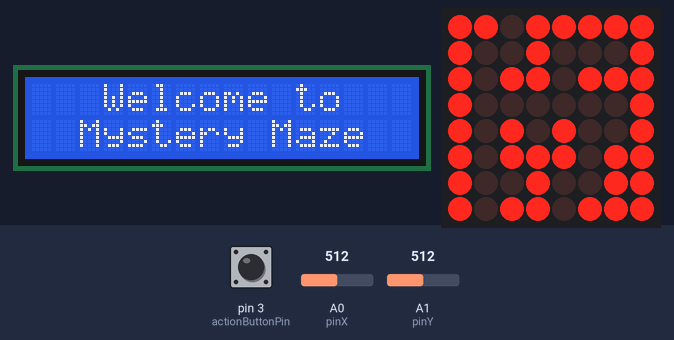
Simulated run of this sketch. Board: Arduino Uno, built with avr-gcc and run on an emulated ATmega328P. On the bench: 16×2 character LCD, 8×8 LED matrix. The test bench sets the inputs (shaded band); at power-on: pin 3 (actionButtonPin) HIGH, A1 (pinY) = 512, A0 (pinX) = 512. Random numbers use the default seed unless the sketch sets one; what the sketch prints to the serial monitor is not drawn.

Above: at 1.2 s.
1.3 s: pin 3 (actionButtonPin) pulled LOW for 3.2 s
At 3.25 s:
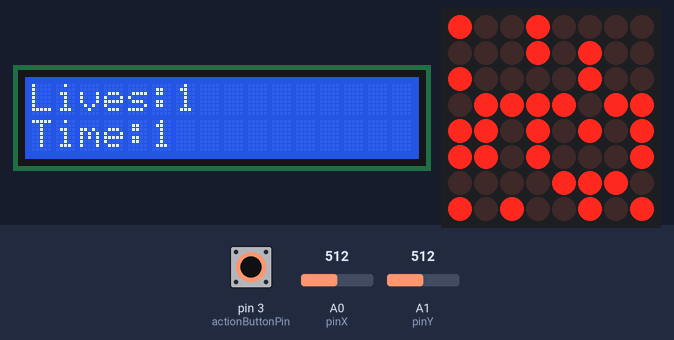
5.1 s: A1 (pinY) set to 65
At 5.81 s:
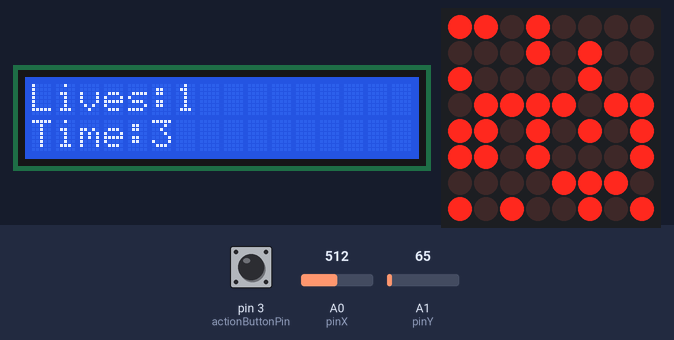
7.2 s: pin 3 (actionButtonPin) pulled LOW for 3.2 s
At 7.88 s:
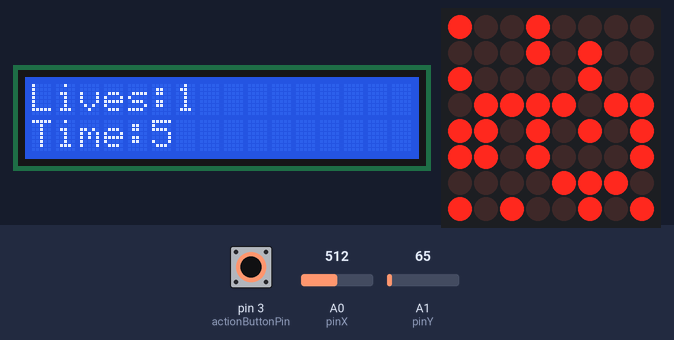
14.0 s: pin 3 (actionButtonPin) pulled LOW for 0.15 s
At 14.5 s:
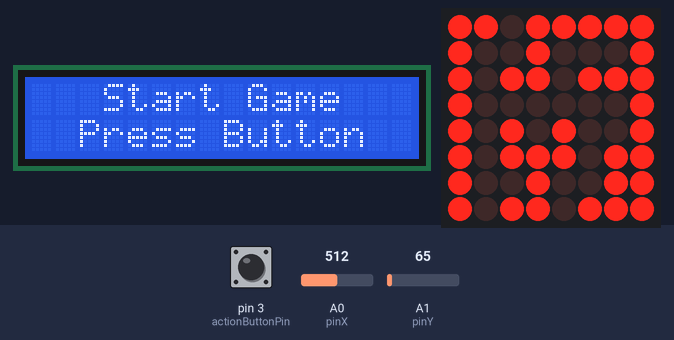

The sketch:

MatrixGame.ino
```cpp
#include "LedControl.h"
#include <LiquidCrystal.h>
#include <EEPROM.h>

const byte rs = 9;
const byte en = 8;
const byte d4 = 7;
const byte d5 = 6;
const byte d6 = 5;
const byte d7 = 4;

LiquidCrystal lcd(rs, en, d4, d5, d6, d7);

const byte pinSW = 2;
const int pinX = A0;
const int pinY = A1;
const int actionButtonPin = 3;

int xValue = 0;
int yValue = 0;
bool joyMoved = false;

//minumum values at which the move from the joystick counts
const int minNeutralThreshold = 350;
const int maxNeutralThreshold = 650;
const int minValueThreshold = 150;
const int maxValueThreshold = 950;


const byte dinPin = 12;
const byte clockPin = 11;
const byte loadPin = 10;

const int matrixSize = 8;
LedControl lc = LedControl(dinPin, clockPin, loadPin, 1);
byte matrixBrightness = 2;

//directions
int directionJoyMoved = -1;
const int up = 0;
const int down = 1;
const int left = 2;
const int right = 3;


int playerPositionRow = -1;
int playerPositionCol = -1;
int bombRow = -1;
int bombCol = -1;

unsigned long currentPlayerMillis = 0;
unsigned long previousPlayerMillis = 0;
const int intervalPlayerBlink = 400;

unsigned long currentBombMillis = 0;
unsigned long previousBombMillis = 0;
const int intervalBombBlink = 100;

unsigned long previousBombExplodeMillis = 0;
const int explodeInterval = 3000;

unsigned long trackCooldown = 0;
unsigned long lastTrackCooldown = 0;
unsigned long momentBombExplode = 0;
const int putBombCooldown = 3500;
const int explosionDissapear = 500;


bool wasActionPressed = 0;
byte isButtonReleasedState = HIGH;

bool bombHasExploded = false;
bool playerAlive = true;

unsigned long lastDebounceTime = 0;
unsigned long debounceDelay = 50;

unsigned long long gameStartTimer;
bool gameStartTimerWasStarted;
unsigned long prevGameStartTimer = 0;
int greetingsMessageShowTime = 3000;


const byte firstRow = 0;
const byte firstCol = 0;

const byte lcdLength = 16;
const byte lcdWidth = 2;

byte gameState;
const byte introState = 0;
const byte startGameState = 1;
const byte settingsGameState = 2;
const byte aboutGameState = 3;
const byte lcdBrightnessState = 4;
const byte matrixBrightnessState = 5;
const byte playGameState = 6;
const byte endGameState = 7;
int lcdIndex = 0;

int delayPress = 1000;
unsigned long actionPressedInMenu = 0;
unsigned long timeBrightChanged = 0;

byte playerLife = 1;
int inGameTime = 0;

unsigned long prevInGameTimer = 0;
unsigned long actionPressedAfterEnd = 0;
unsigned long actionPressedForBack = 0;
const int oneSecond = 1000;
const int halfOneSecond = 500;

bool ok = 1;
bool ok2 = 1;
bool ok3 = 0;


byte matrix[matrixSize][matrixSize] = {
  { 0, 0, 0, 0, 0, 0, 0, 0 },
  { 0, 0, 0, 0, 0, 0, 0, 0 },
  { 0, 0, 0, 0, 0, 0, 0, 0 },
  { 0, 0, 0, 0, 0, 0, 0, 0 },
  { 0, 0, 0, 0, 0, 0, 0, 0 },
  { 0, 0, 0, 0, 0, 0, 0, 0 },
  { 0, 0, 0, 0, 0, 0, 0, 0 },
  { 0, 0, 0, 0, 0, 0, 0, 0 }
};


byte badEndScreen[matrixSize][matrixSize] = {
  { 0, 0, 1, 1, 1, 1, 0, 0 },
  { 0, 1, 0, 0, 0, 0, 1, 0 },
  { 1, 0, 1, 0, 0, 1, 0, 1 },
  { 1, 0, 0, 0, 0, 0, 0, 1 },
  { 1, 0, 1, 1, 1, 1, 0, 1 },
  { 1, 0, 0, 0, 0, 0, 0, 1 },
  { 0, 1, 0, 0, 0, 0, 1, 0 },
  { 0, 0, 1, 1, 1, 1, 0, 0 }
};

byte defaultScreen[matrixSize][matrixSize] = {
  { 1, 1, 0, 1, 1, 1, 1, 1 },
  { 1, 0, 0, 1, 0, 0, 0, 1 },
  { 1, 0, 1, 1, 0, 1, 1, 1 },
  { 1, 0, 0, 0, 0, 0, 0, 1 },
  { 1, 0, 1, 0, 1, 0, 0, 1 },
  { 1, 0, 1, 1, 1, 0, 1, 1 },
  { 1, 0, 0, 1, 0, 0, 1, 1 },
  { 1, 0, 1, 1, 0, 1, 1, 1 }
};

byte settingsScreen[matrixSize][matrixSize] = {
  { 0, 0, 0, 0, 0, 1, 1, 0 },
  { 0, 0, 0, 0, 0, 1, 0, 1 },
  { 0, 0, 0, 0, 1, 1, 1, 1 },
  { 0, 0, 0, 1, 1, 1, 0, 0 },
  { 0, 0, 1, 1, 1, 0, 0, 0 },
  { 1, 1, 1, 1, 0, 0, 0, 0 },
  { 1, 0, 1, 0, 0, 0, 0, 0 },
  { 0, 1, 1, 0, 0, 0, 0, 0 }
};

byte aboutScreen[matrixSize][matrixSize] = {
  { 0, 0, 1, 1, 1, 0, 0, 0 },
  { 0, 1, 1, 1, 1, 1, 0, 0 },
  { 0, 1, 1, 0, 1, 1, 0, 0 },
  { 0, 0, 0, 0, 1, 1, 0, 0 },
  { 0, 0, 0, 1, 1, 1, 0, 0 },
  { 0, 0, 0, 1, 1, 0, 0, 0 },
  { 0, 0, 0, 0, 0, 0, 0, 0 },
  { 0, 0, 0, 1, 1, 0, 0, 0 }
};


void setup() {
  lc.shutdown(0, false);
  lc.setIntensity(0, matrixBrightness);
  lc.clearDisplay(0);

  pinMode(pinSW, INPUT_PULLUP);
  pinMode(actionButtonPin, INPUT_PULLUP);

  lcd.begin(lcdLength, lcdWidth);
  gameState = introState;

  randomSeed(analogRead(0));
  playerPositionRow = firstRow;
  playerPositionCol = firstCol;
  setupRandomTerrain();
  Serial.begin(9600);
}

void loop() {

  xValue = analogRead(pinX);
  yValue = analogRead(pinY);

  moveInMainMenu();
  moveInSettingsMenu();

  Serial.println(gameState);
  switch (gameState) {
    case introState:
      introFunction();
      break;
    case startGameState:
      startGameFunction();
      break;
    case settingsGameState:
      settingsGameFunction();
      break;
    case aboutGameState:
      aboutGameFunction();
      break;
    case playGameState:
      if (playerAlive)
        workingGame();
      break;
    case lcdBrightnessState:
      lcdBrightnessFunction();
      break;
    case matrixBrightnessState:
      matrixBrightnessFunction();
      break;
    case endGameState:
      endGameFunction();
      break;
  }
  if (gameState == introState || gameState == startGameState)
    printMatrix(defaultScreen);

  if (gameState == playGameState) {
    printMatrix(matrix);
  }

  if (gameState == settingsGameState || gameState == lcdBrightnessState || gameState == matrixBrightnessState) {
    printMatrix(settingsScreen);
  }

  if (gameState == endGameState)
    printMatrix(badEndScreen);

  if (gameState == aboutGameState)
    printMatrix(aboutScreen);

  gameStartTimer = millis();
}

void workingGame() {
  playerMove();
  makePlayerBlink();
  readActionButton();
  makeBombBlink();

  lcd.setCursor(lcdIndex, lcdIndex);
  lcd.write("Lives:");
  lcd.setCursor(lcdIndex + 6, lcdIndex);
  lcd.print(playerLife);
  lcd.setCursor(lcdIndex, lcdIndex + 1);
  lcd.write("Time:");
  lcd.setCursor(lcdIndex + 5, lcdIndex + 1);
  lcd.print(inGameTime);
  if (millis() - prevInGameTimer >= oneSecond) {
    inGameTime++;
    prevInGameTimer = millis();
  }
}

void startGameFunction() {
  lcd.setCursor(lcdIndex + 3, lcdIndex);
  lcd.write("Start Game");
  lcd.setCursor(lcdIndex + 2, lcdIndex + 1);
  lcd.write("Press Button");
  readActionButton2();
  if (wasActionPressed && millis() - actionPressedAfterEnd > oneSecond) {
    actionPressedInMenu = millis();
    lcd.clear();
    gameState = playGameState;
    wasActionPressed = false;
  }
}

void introFunction() {
  lcd.setCursor(lcdIndex + 3, lcdIndex);
  lcd.write("Welcome to");
  lcd.setCursor(lcdIndex + 2, lcdIndex + 1);
  lcd.write("Mystery Maze");
  if (gameStartTimer - prevGameStartTimer >= greetingsMessageShowTime) {
    gameState = startGameState;
    lcd.clear();
  }
}

void endGameFunction() {
  if (ok == 1) {
    lcd.clear();
    ok = 0;
  }
  if (!playerAlive)
    lcd.setCursor(lcdIndex + 6, lcdIndex);
  lcd.write("GAME");
  lcd.setCursor(lcdIndex + 6, lcdIndex + 1);
  lcd.write("OVER");
  printMatrix(badEndScreen);
  readActionButton2();
  if (wasActionPressed) {
    //actionPressedInMenu = millis();
    lcd.clear();
    gameState = startGameState;
    playerAlive = true;
    wasActionPressed = false;
    actionPressedAfterEnd = millis();
    /*for (int i = firstRow; i < matrixSize; i++)
      for (int j = firstCol; j < matrixSize; j++)
        matrix[i][j] = LOW;*/

    setupRandomTerrain();
  }
}

void settingsGameFunction() {
  lcd.setCursor(lcdIndex + 4, lcdIndex);
  lcd.write("Settings");
  readActionButton2();
  if (wasActionPressed && millis() - actionPressedForBack >= oneSecond) {
    actionPressedInMenu = millis();
    actionPressedForBack = millis();
    lcd.clear();
    gameState = lcdBrightnessState;
    wasActionPressed = false;
  }
}

void lcdBrightnessFunction() {
  lcd.setCursor(lcdIndex + 1, lcdIndex);
  lcd.write("LCD Brightness");
  lcd.setCursor(lcdIndex, lcdIndex + 1);
  lcd.write("Bright Level: ");
  lcd.print(lcdBrightnessState);
  readActionButton2();
  if (wasActionPressed && millis() - actionPressedForBack > oneSecond) {
    actionPressedForBack = millis();
    lcd.clear();
    gameState = settingsGameState;
    wasActionPressed = false;
  }
}

void matrixBrightnessFunction() {
  lcd.setCursor(lcdIndex, lcdIndex);
  lcd.write("Game Brightness");
  lcd.setCursor(lcdIndex, lcdIndex + 1);
  lcd.write("Bright Level: ");
  lcd.print(matrixBrightness);
  turnUpLowerNumbers();
  lc.setIntensity(0, matrixBrightness);
  readActionButton2();
  if (wasActionPressed && millis() - actionPressedForBack > oneSecond) {
    actionPressedForBack = millis();
    lcd.clear();
    gameState = settingsGameState;
    wasActionPressed = false;
  }
}

void aboutGameFunction() {
  lcd.setCursor(lcdIndex, lcdIndex);
  lcd.write("Game:MysteryMaze");
  lcd.setCursor(lcdIndex, lcdIndex + 1);
  lcd.write("Author: github.com/Beselinho");
}

void makePlayerBlink() {
  currentPlayerMillis = millis();
  if (currentPlayerMillis - previousPlayerMillis >= intervalPlayerBlink) {
    previousPlayerMillis = currentPlayerMillis;
    matrix[playerPositionRow][playerPositionCol] = !matrix[playerPositionRow][playerPositionCol];
    lc.setLed(0, playerPositionRow, playerPositionCol, matrix[playerPositionRow][playerPositionCol]);
  }
}

void makeBombBlink() {
  //readActionButton();
  if (bombRow != -1 && bombCol != -1) {
    currentBombMillis = millis();
    if (currentBombMillis - previousBombMillis >= intervalBombBlink) {
      previousBombMillis = currentBombMillis;
      matrix[bombRow][bombCol] = !matrix[bombRow][bombCol];
      lc.setLed(0, bombRow, bombCol, matrix[bombRow][bombCol]);
    }

    //bomb explosion radius is 3x3 so the moment when the bomb explodes it flashes the spots affected
    if (currentBombMillis - previousBombExplodeMillis >= explodeInterval) {
      previousBombExplodeMillis = currentBombMillis;
      for (int i = bombRow - 1; i <= bombRow + 1; i++)
        for (int j = bombCol - 1; j <= bombCol + 1; j++) {
          matrix[i][j] = HIGH;
          lc.setLed(0, i, j, matrix[i][j]);
        }
      momentBombExplode = millis();
      bombHasExploded = true;
    }
    if (currentBombMillis - momentBombExplode >= explosionDissapear && bombHasExploded == true) {
      momentBombExplode = currentBombMillis;
      for (int i = bombRow - 1; i <= bombRow + 1; i++)
        for (int j = bombCol - 1; j <= bombCol + 1; j++) {
          matrix[i][j] = LOW;
          lc.setLed(0, i, j, matrix[i][j]);  //if player is inside the bomb radius he dies, and bad ending screen appears, game over
          if (i == playerPositionRow && j == playerPositionCol) {
            playerAlive = false;
            gameState = endGameState;
          }
        }
      bombRow = -1;
      bombCol = -1;
      bombHasExploded = false;
    }
  }
}

void moveInMainMenu() {
  if (gameState == startGameState || gameState == settingsGameState || gameState == aboutGameState) {
    if (xValue < minValueThreshold && joyMoved == false) {
      directionJoyMoved = up;
      if (gameState - 1 >= startGameState) {
        gameState -= 1;
        lcd.clear();
      }
      joyMoved = true;
    }
    if (xValue > maxValueThreshold && joyMoved == false) {
      directionJoyMoved = down;
      if (gameState + 1 <= aboutGameState) {
        gameState += 1;
        lcd.clear();
      }
      joyMoved = true;
    }
    if (yValue > minNeutralThreshold && yValue < maxNeutralThreshold && xValue > minNeutralThreshold && xValue < maxNeutralThreshold)
      joyMoved = false;
  }
}


void moveInSettingsMenu() {
  if (gameState == lcdBrightnessState || gameState == matrixBrightnessState) {
    if (xValue < minValueThreshold && joyMoved == false) {
      directionJoyMoved = up;
      if (gameState - 1 >= lcdBrightnessState) {
        gameState -= 1;
        lcd.clear();
      }
      joyMoved = true;
    }
    if (xValue > maxValueThreshold && joyMoved == false) {
      directionJoyMoved = down;
      if (gameState + 1 <= matrixBrightnessState) {
        gameState += 1;
        lcd.clear();
      }
      joyMoved = true;
    }
    if (yValue > minNeutralThreshold && yValue < maxNeutralThreshold && xValue > minNeutralThreshold && xValue < maxNeutralThreshold)
      joyMoved = false;
  }
}

void turnUpLowerNumbers() {
  if (yValue > maxValueThreshold && joyMoved == false) {
    directionJoyMoved = left;
    matrixBrightness -= 1;
    joyMoved = true;
  }
  if (yValue <= minValueThreshold && joyMoved == false) {
    directionJoyMoved = right;
    matrixBrightness += 1;
    joyMoved = true;
  }
  if (yValue > minNeutralThreshold && yValue < maxNeutralThreshold && xValue > minNeutralThreshold && xValue < maxNeutralThreshold)
    joyMoved = false;
}


void playerMove() {
  if (xValue < minValueThreshold && joyMoved == false) {  //verify in which direction the joystick moved
    directionJoyMoved = up;
    if (playerPositionRow - 1 >= firstRow && matrix[playerPositionRow - 1][playerPositionCol] != HIGH) {
      matrix[playerPositionRow][playerPositionCol] = LOW;
      playerPositionRow -= 1;
    }
    joyMoved = true;
  }
  if (xValue > maxValueThreshold && joyMoved == false) {
    directionJoyMoved = down;
    if (playerPositionRow + 1 <= matrixSize - 1 && matrix[playerPositionRow + 1][playerPositionCol] != HIGH) {
      matrix[playerPositionRow][playerPositionCol] = LOW;
      playerPositionRow += 1;
    }
    joyMoved = true;
  }
  if (yValue > maxValueThreshold && joyMoved == false) {
    directionJoyMoved = left;
    if (playerPositionCol - 1 >= firstCol && matrix[playerPositionRow][playerPositionCol - 1] != HIGH) {
      matrix[playerPositionRow][playerPositionCol] = LOW;
      playerPositionCol -= 1;
    }
    joyMoved = true;
  }
  if (yValue <= minValueThreshold && joyMoved == false) {
    directionJoyMoved = right;
    if (playerPositionCol + 1 <= matrixSize - 1 && matrix[playerPositionRow][playerPositionCol + 1] != HIGH) {
      matrix[playerPositionRow][playerPositionCol] = LOW;
      playerPositionCol += 1;
    }
    joyMoved = true;
  }
  if (yValue > minNeutralThreshold && yValue < maxNeutralThreshold && xValue > minNeutralThreshold && xValue < maxNeutralThreshold)
    joyMoved = false;
}


void readActionButton2() {
  if (digitalRead(actionButtonPin) != isButtonReleasedState) {
    lastDebounceTime = millis();
    wasActionPressed = true;
  } else if (millis() - lastDebounceTime > debounceDelay && wasActionPressed) {
    wasActionPressed = false;
  }
}

void readActionButton() {
  if (digitalRead(actionButtonPin) != isButtonReleasedState) {
    lastDebounceTime = millis();
    wasActionPressed = true;
  } else if (millis() - lastDebounceTime > debounceDelay && wasActionPressed) {
    wasActionPressed = false;
  }

  if (wasActionPressed && millis() - actionPressedInMenu >= delayPress) {
    trackCooldown = millis();
    bombRow = playerPositionRow;
    bombCol = playerPositionCol;
    previousBombExplodeMillis = millis();
    wasActionPressed = false;
  }
}

// made a function to generate random terrain with being covered with walls(50-75%)
void setupRandomTerrain() {
  int minPercentage = 50;
  int maxPercentage = 75;

  int minHighs = matrixSize * matrixSize * minPercentage / 100;
  int maxHighs = matrixSize * matrixSize * maxPercentage / 100;

  int noOfHighs = random(minHighs, maxHighs + 1);
  for (int index = 0; index < noOfHighs; ++index) {
    int randRow = random(matrixSize);
    int randCol = random(matrixSize);
    if (randRow - playerPositionRow > 1 || randCol - playerPositionCol > 1)
      matrix[randRow][randCol] = HIGH;
  }
}

void printMatrix(byte testMatrix[matrixSize][matrixSize]) {
  for (int row = firstRow; row < matrixSize; row++) {
    for (int col = firstCol; col < matrixSize; col++) {
      lc.setLed(0, row, col, testMatrix[row][col]);
    }
  }
}
```

Measured:
- after the input at 14.0 s, the display: first changes at once (image 4 shows a later state)
- what the display in image 1 shows lasts 0.4 s, from 3.1 s to 3.5 s
